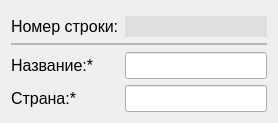
     <widget class="QWidget" name="manufacturer">
      <attribute name="title">
       <string>Производитель</string>
      </attribute>
      <layout class="QGridLayout" name="gridLayout_4">
       <item row="0" column="0">
        <layout class="QFormLayout" name="manufacturer_data">
         <property name="sizeConstraint">
          <enum>QLayout::SetDefaultConstraint</enum>
         </property>
         <property name="fieldGrowthPolicy">
          <enum>QFormLayout::AllNonFixedFieldsGrow</enum>
         </property>
         <property name="rowWrapPolicy">
          <enum>QFormLayout::DontWrapRows</enum>
         </property>
         <property name="labelAlignment">
          <set>Qt::AlignLeading|Qt::AlignLeft|Qt::AlignVCenter</set>
         </property>
         <property name="formAlignment">
          <set>Qt::AlignLeading|Qt::AlignLeft|Qt::AlignTop</set>
         </property>
         <property name="topMargin">
          <number>5</number>
         </property>
         <item row="0" column="0">
          <widget class="QLabel" name="idManufacturer_Label">
           <property name="font">
            <font>
             <pointsize>12</pointsize>
             <weight>50</weight>
             <italic>false</italic>
             <bold>false</bold>
             <underline>false</underline>
            </font>
           </property>
           <property name="styleSheet">
            <string notr="true">color: rgb(0, 0, 0);
</string>
           </property>
           <property name="text">
            <string>Номер строки:</string>
           </property>
          </widget>
         </item>
         <item row="0" column="1">
          <widget class="QLineEdit" name="idManufacturer_LineEdit">
           <property name="enabled">
            <bool>true</bool>
           </property>
           <property name="font">
            <font>
             <pointsize>12</pointsize>
            </font>
           </property>
           <property name="autoFillBackground">
            <bool>false</bool>
           </property>
           <property name="styleSheet">
            <string notr="true">background-color: rgb(223, 223, 223);</string>
           </property>
           <property name="text">
            <string/>
           </property>
           <property name="frame">
            <bool>false</bool>
           </property>
           <property name="readOnly">
            <bool>true</bool>
           </property>
           <property name="placeholderText">
            <string/>
           </property>
          </widget>
         </item>
         <item row="1" column="0" colspan="2">
          <widget class="Line" name="line_4">
           <property name="frameShadow">
            <enum>QFrame::Sunken</enum>
           </property>
           <property name="lineWidth">
            <number>0</number>
           </property>
           <property name="midLineWidth">
            <number>2</number>
           </property>
           <property name="orientation">
            <enum>Qt::Horizontal</enum>
           </property>
          </widget>
         </item>
         <item row="2" column="0">
          <widget class="QLabel" name="nameManufacturer_Label">
           <property name="font">
            <font>
             <pointsize>12</pointsize>
             <weight>50</weight>
             <bold>false</bold>
             <underline>false</underline>
            </font>
           </property>
           <property name="text">
            <string>Название:*</string>
           </property>
          </widget>
         </item>
         <item row="2" column="1">
          <widget class="QLineEdit" name="nameManufacturer_LineEdit">
           <property name="font">
            <font>
             <pointsize>12</pointsize>
            </font>
           </property>
          </widget>
         </item>
         <item row="3" column="0">
          <widget class="QLabel" name="country_Label">
           <property name="font">
            <font>
             <pointsize>12</pointsize>
            </font>
           </property>
           <property name="text">
            <string>Страна:*</string>
           </property>
          </widget>
         </item>
         <item row="3" column="1">
          <widget class="QLineEdit" name="country_LineEdit">
           <property name="font">
            <font>
             <pointsize>12</pointsize>
            </font>
           </property>
          </widget>
         </item>
        </layout>
       </item>
      </layout>
     </widget>
